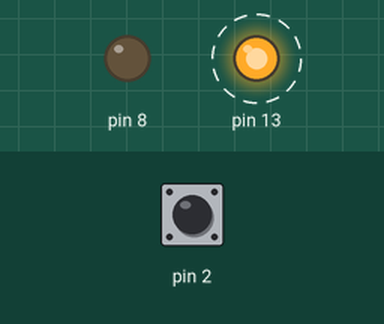
Simulated run of this sketch. Board: Arduino Uno, built with avr-gcc and run on an emulated ATmega328P. On the bench: output pins drawn as LEDs (lit = HIGH). Dashed ring = blinking. Inputs (shaded band) come from the test bench; at power-on: pin 2 HIGH.

Above: at 1.25 s.
1.3 s: pin 2 pulled LOW for 0.15 s
At 1.7 s:
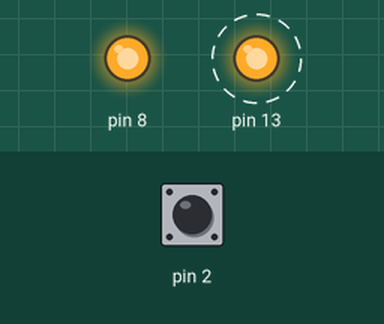
4.3 s: pin 2 pulled LOW for 1 s
At 4.7 s:
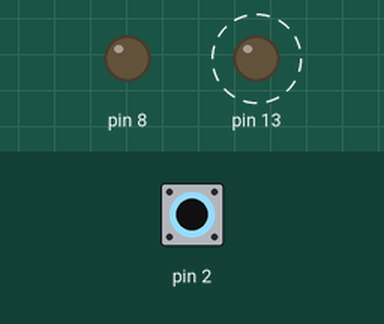
7.3 s: pin 2 pulled LOW for 3.2 s
At 7.5 s:
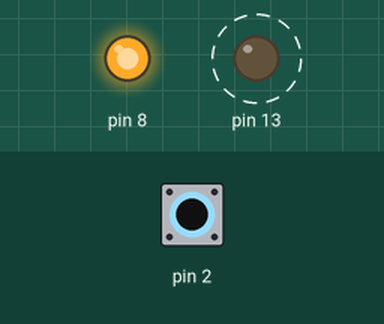
Timing chart, 0 to 18.0 s (numbered marks = the images above; inputs shaded):
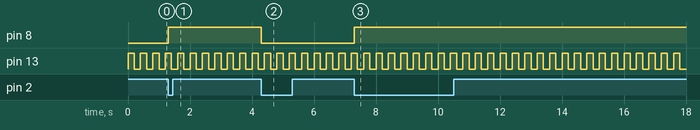

The sketch:

Interrupt.ino
```cpp
void setup() {

  pinMode (8, OUTPUT);
  pinMode (13, OUTPUT);
  pinMode (2, INPUT_PULLUP);

  int intNum = digitalPinToInterrupt(2);
  attachInterrupt(intNum, toggle, FALLING);
}

void loop() {

  digitalWrite(13, !digitalRead(13));
  delay(200);

}

void toggle(){

  digitalWrite(8, !digitalRead(8));
}
```

Measured:
- after the input at 1.3 s, pin 8: LOW → HIGH at once
- after the input at 4.3 s, pin 8: HIGH → LOW at once
- after the input at 7.3 s, pin 8: LOW → HIGH at once
- by itself, pin 13: alternates HIGH for 0.20 s and LOW for 0.20 s
